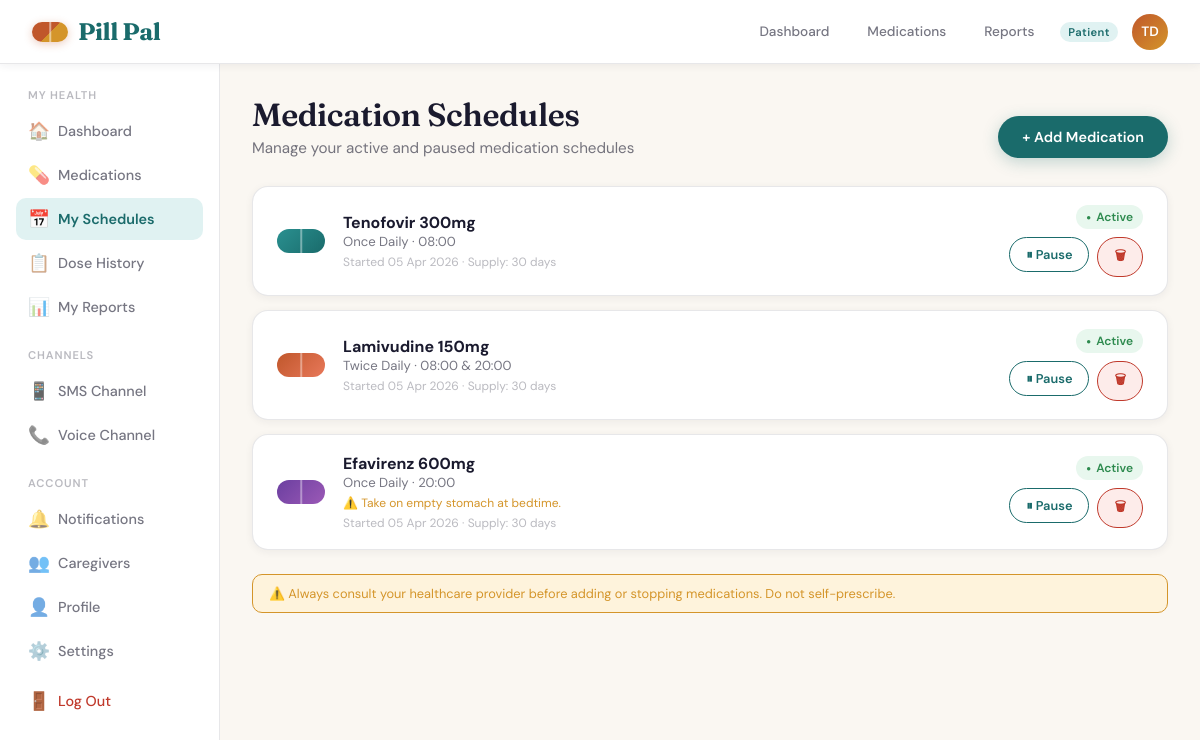
The page /medications/schedules/ (signed in) on the database its author committed.
### accounts/models.py (models this page shows, shortened)
class User(AbstractUser):
    ROLE_CHOICES = [
        ('patient', 'Patient'),
        ('caregiver', 'Caregiver'),
        ('clinic_admin', 'Clinic Admin'),
        ('chw', 'Community Health Worker'),
    ]
    CHANNEL_CHOICES = [
        ('sms', 'SMS'),
        ('voice', 'Voice Call'),
        ('app', 'App Push Notification'),
    ]
    LANGUAGE_CHOICES = [
        ('en', 'English'),
        ('zu', 'isiZulu'),
        ('xh', 'isiXhosa'),
        ('st', 'Sesotho'),
        ('tn', 'Setswana'),
    ]
    role = models.CharField(max_length=20, choices=ROLE_CHOICES, default='patient')
    phone_number = models.CharField(max_length=20, blank=True)
    date_of_birth = models.DateField(null=True, blank=True)
    language_preference = models.CharField(max_length=5, choices=LANGUAGE_CHOICES, default='en')
    channel_preference = models.CharField(max_length=10, choices=CHANNEL_CHOICES, default='sms')
    clinic = models.ForeignKey('core.Clinic', on_delete=models.SET_NULL, null=True, blank=True, related_name='users')
    notif_reminders = models.BooleanField(default=True)
    notif_refill = models.BooleanField(default=True)
    notif_broadcasts = models.BooleanField(default=True)
    notif_weekly = models.BooleanField(default=False)
    notif_caregiver_alerts = models.BooleanField(default=True)
    @property
    def initials(self):
        parts = self.get_full_name().split()
        return ''.join(p[0] for p in parts[:2]).upper() if parts else self.username[:2].upper()

### medications/models.py (models this page shows, shortened)
class MedicationSchedule(models.Model):
    FREQUENCY_CHOICES = [
        ('once_daily', 'Once Daily'),
        ('twice_daily', 'Twice Daily'),
        ('three_daily', 'Three Times Daily'),
        ('weekly', 'Weekly'),
    ]
    patient = models.ForeignKey(settings.AUTH_USER_MODEL, on_delete=models.CASCADE, related_name='schedules')
    medication = models.ForeignKey(Medication, on_delete=models.CASCADE)
    dosage = models.CharField(max_length=100)
    frequency = models.CharField(max_length=20, choices=FREQUENCY_CHOICES, default='once_daily')
    scheduled_time_1 = models.TimeField()
    scheduled_time_2 = models.TimeField(null=True, blank=True)
    special_instructions = models.TextField(blank=True)
    is_active = models.BooleanField(default=True)
    start_date = models.DateField()
    end_date = models.DateField(null=True, blank=True)
    supply_days = models.IntegerField(default=30)

class Medication(models.Model):
    generic_name = models.CharField(max_length=200)
    brand_name = models.CharField(max_length=200, blank=True)
    drug_class = models.CharField(max_length=200, blank=True)
    description = models.TextField()
    how_to_take = models.TextField()
    side_effects = models.TextField()
    missed_dose_instructions = models.TextField()
    pill_color = models.CharField(max_length=50, default='#2A9090,#1A6B6B')

### medications/views.py (the view)
# urls.py: path('schedules/', views.schedule_list, name='schedule_list'),
@login_required
def schedule_list(request):
    schedules = MedicationSchedule.objects.filter(patient=request.user).select_related('medication').order_by('-is_active', 'scheduled_time_1')
    all_meds = Medication.objects.all()
    return render(request, 'core/schedule_list.html', {
        'schedules': schedules, 'all_meds': all_meds,
    })

### core/templates/core/schedule_list.html (shortened to what this page needs)
{% extends 'core/base.html' %}
{% block content %}
<div class="page-header">
  <div class="header-row">
    <div>
      <h1>Medication Schedules</h1>
      <p class="subtitle">Manage your active and paused medication schedules</p>
    </div>
    <button class="btn btn-primary" onclick="document.getElementById('add-modal').style.display='flex'">+ Add Medication</button>
  </div>
</div>
{% if schedules %}
<div style="display:flex;flex-direction:column;gap:14px;">
  {% for s in schedules %}
  <div class="card" style="display:flex;align-items:center;gap:18px;padding:18px 24px;{% if not s.is_active %}opacity:.6;{% endif %}">
    <div style="width:48px;height:24px;border-radius:100px;background:linear-gradient(135deg,{{ s.medication.pill_color|default:'#2A9090,#1A6B6B' }});flex-shrink:0;position:relative;">
    </div>
    <div style="flex:1;">
      <div style="font-weight:700;font-size:1rem;">{{ s.medication.generic_name }} {{ s.dosage }}</div>
      <div class="text-sm">{{ s.get_frequency_display }} · {{ s.scheduled_time_1|time:"H:i" }}{% if s.scheduled_time_2 %} &amp; {{ s.scheduled_time_2|time:"H:i" }}{% endif %}</div>
      {% if s.special_instructions %}<div class="text-xs mt-4" style="color:var(--amber);">⚠️ {{ s.special_instructions }}</div>{% endif %}
      <div class="text-xs mt-4">Started {{ s.start_date|date:"d M Y" }} · Supply: {{ s.supply_days }} days</div>
    </div>
    <div style="display:flex;flex-direction:column;align-items:flex-end;gap:8px;">
      {% if s.is_active %}
        <span class="badge badge-green badge-dot">Active</span>
      {% else %}
        <span class="badge badge-amber">Paused</span>
      {% endif %}
      <div style="display:flex;gap:8px;">
        <form method="post" action="{% url 'schedule_toggle' s.pk %}" style="display:inline;">
          <button type="submit" class="btn btn-ghost btn-sm">
            {% if s.is_active %}⏸ Pause{% else %}▶ Resume{% endif %}
          </button>
        </form>
        <form method="post" action="{% url 'schedule_delete' s.pk %}"
              onsubmit="return confirm('Remove {{ s.medication.generic_name }} schedule? This cannot be undone.')">
          <button type="submit" class="btn btn-sm" style="background:var(--red-light);color:var(--red);border:1px solid var(--red);">🗑</button>
        </form>
      </div>
    </div>
  </div>
  {% endfor %}
</div>
{% endif %}
<div class="emergency-banner">
  ⚠️ Always consult your healthcare provider before adding or stopping medications. Do not self-prescribe.
</div>
{% endblock %}

### core/templates/core/base.html (shortened to what this page needs)
<!DOCTYPE html>
<html lang="en">
<head>
{% load static %}
</head>
<body>
{% if user.is_authenticated %}
<header class="topbar">
  <a href="{% url 'landing' %}" class="logo"><span class="logo-pill"></span>Pill Pal</a>
  <div class="topbar-right">
    <a href="{% url 'dashboard' %}" class="nav-link {% if request.resolver_match.url_name == 'dashboard' %}active{% endif %}">Dashboard</a>
    {% if user.role == 'patient' %}
    <a href="{% url 'medications' %}" class="nav-link {% if request.resolver_match.url_name == 'medications' %}active{% endif %}">Medications</a>
    <a href="{% url 'reports' %}" class="nav-link {% if request.resolver_match.url_name == 'reports' %}active{% endif %}">Reports</a>
    {% endif %}
    <span class="role-badge">{{ user.get_role_display }}</span>
    <a href="{% url 'settings' %}" class="avatar" title="{{ user.get_full_name }}">{{ user.initials }}</a>
  </div>
</header>
<div class="app-layout">
  <aside class="sidebar">
    {% if user.role == 'patient' %}
    <div class="nav-section-label">My Health</div>
    <a href="{% url 'dashboard' %}" class="nav-item {% if request.resolver_match.url_name == 'dashboard' %}active{% endif %}"><span class="nav-icon">🏠</span>Dashboard</a>
    <a href="{% url 'medications' %}" class="nav-item {% if request.resolver_match.url_name in 'medications,medication_detail' %}active{% endif %}"><span class="nav-icon">💊</span>Medications</a>
    <a href="{% url 'schedule_list' %}" class="nav-item {% if request.resolver_match.url_name == 'schedule_list' %}active{% endif %}"><span class="nav-icon">📅</span>My Schedules</a>
    <a href="{% url 'dose_history' %}" class="nav-item {% if request.resolver_match.url_name == 'dose_history' %}active{% endif %}"><span class="nav-icon">📋</span>Dose History</a>
    <a href="{% url 'reports' %}" class="nav-item {% if request.resolver_match.url_name == 'reports' %}active{% endif %}"><span class="nav-icon">📊</span>My Reports</a>
    <div class="nav-section-label">Channels</div>
    <a href="{% url 'sms_simulator' %}" class="nav-item {% if request.resolver_match.url_name == 'sms_simulator' %}active{% endif %}"><span class="nav-icon">📱</span>SMS Channel</a>
    <a href="{% url 'voice_channel' %}" class="nav-item {% if request.resolver_match.url_name == 'voice_channel' %}active{% endif %}"><span class="nav-icon">📞</span>Voice Channel</a>
    <div class="nav-section-label">Account</div>
    <a href="{% url 'notifications' %}" class="nav-item {% if request.resolver_match.url_name == 'notifications' %}active{% endif %}"><span class="nav-icon">🔔</span>Notifications</a>
    <a href="{% url 'caregiver_management' %}" class="nav-item {% if request.resolver_match.url_name == 'caregiver_management' %}active{% endif %}"><span class="nav-icon">👥</span>Caregivers</a>
    <a href="{% url 'profile' %}" class="nav-item {% if request.resolver_match.url_name == 'profile' %}active{% endif %}"><span class="nav-icon">👤</span>Profile</a>
    <a href="{% url 'settings' %}" class="nav-item {% if request.resolver_match.url_name == 'settings' %}active{% endif %}"><span class="nav-icon">⚙️</span>Settings</a>
    {% endif %}
    <a href="{% url 'logout' %}" class="nav-item" style="color:var(--red)"><span class="nav-icon">🚪</span>Log Out</a>
  </aside>
  <main class="main-content fade-in">
    {% block content %}{% endblock %}
  </main>
</div>
{% else %}
{% block public_content %}{% endblock %}
{% endif %}
</body>
</html>

### rows shown on the page
User: role "Patient", initials "TD"
MedicationSchedule: medication.generic_name "Tenofovir", dosage "300mg", frequency "Once Daily", scheduled_time_1 "08:00", start_date "05 Apr 2026", supply_days "30", is_active "Active"
MedicationSchedule: medication.generic_name "Lamivudine", dosage "150mg", frequency "Twice Daily", scheduled_time_1 "08:00", scheduled_time_2 "20:00", start_date "05 Apr 2026", supply_days "30", is_active "Active"
MedicationSchedule: medication.generic_name "Efavirenz", dosage "600mg", frequency "Once Daily", scheduled_time_1 "20:00", special_instructions "Take on empty stomach at bedtime.", start_date "05 Apr 2026", supply_days "30", is_active "Active"
